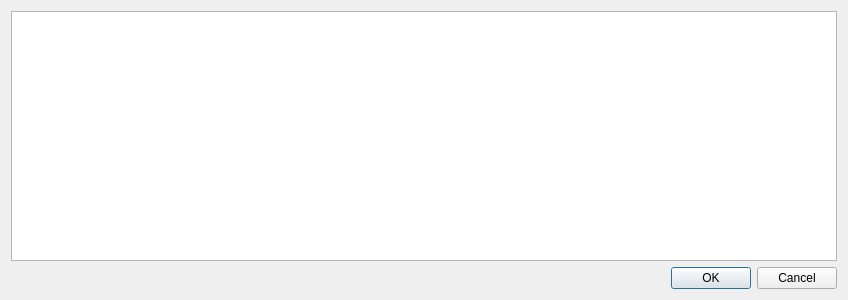
<?xml version="1.0" encoding="UTF-8"?>
<ui version="4.0">
 <class>SQLOpenProjectDialog</class>
 <widget class="QDialog" name="SQLOpenProjectDialog">
  <property name="geometry">
   <rect>
    <x>0</x>
    <y>0</y>
    <width>848</width>
    <height>300</height>
   </rect>
  </property>
  <property name="windowTitle">
   <string>Open Project</string>
  </property>
  <layout class="QFormLayout" name="formLayout">
   <item row="0" column="0" colspan="2">
    <widget class="QTableView" name="existingProjectsTableView">
     <property name="selectionMode">
      <enum>QAbstractItemView::SingleSelection</enum>
     </property>
     <property name="selectionBehavior">
      <enum>QAbstractItemView::SelectRows</enum>
     </property>
    </widget>
   </item>
   <item row="1" column="1">
    <widget class="QDialogButtonBox" name="acceptCancelButtonBox">
     <property name="orientation">
      <enum>Qt::Horizontal</enum>
     </property>
     <property name="standardButtons">
      <set>QDialogButtonBox::Cancel|QDialogButtonBox::Ok</set>
     </property>
    </widget>
   </item>
  </layout>
 </widget>
 <resources/>
 <connections>
  <connection>
   <sender>acceptCancelButtonBox</sender>
   <signal>accepted()</signal>
   <receiver>SQLOpenProjectDialog</receiver>
   <slot>accept()</slot>
   <hints>
    <hint type="sourcelabel">
     <x>248</x>
     <y>254</y>
    </hint>
    <hint type="destinationlabel">
     <x>157</x>
     <y>274</y>
    </hint>
   </hints>
  </connection>
  <connection>
   <sender>acceptCancelButtonBox</sender>
   <signal>rejected()</signal>
   <receiver>SQLOpenProjectDialog</receiver>
   <slot>reject()</slot>
   <hints>
    <hint type="sourcelabel">
     <x>316</x>
     <y>260</y>
    </hint>
    <hint type="destinationlabel">
     <x>286</x>
     <y>274</y>
    </hint>
   </hints>
  </connection>
 </connections>
</ui>
